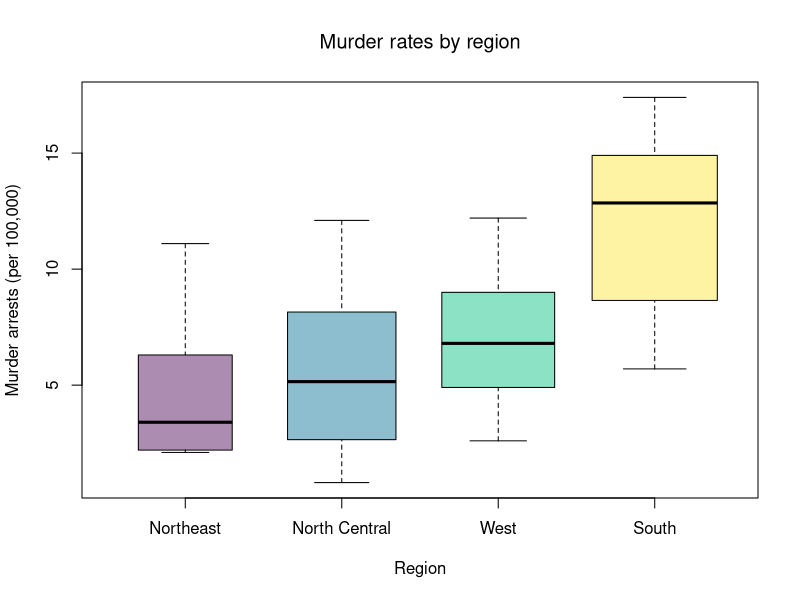
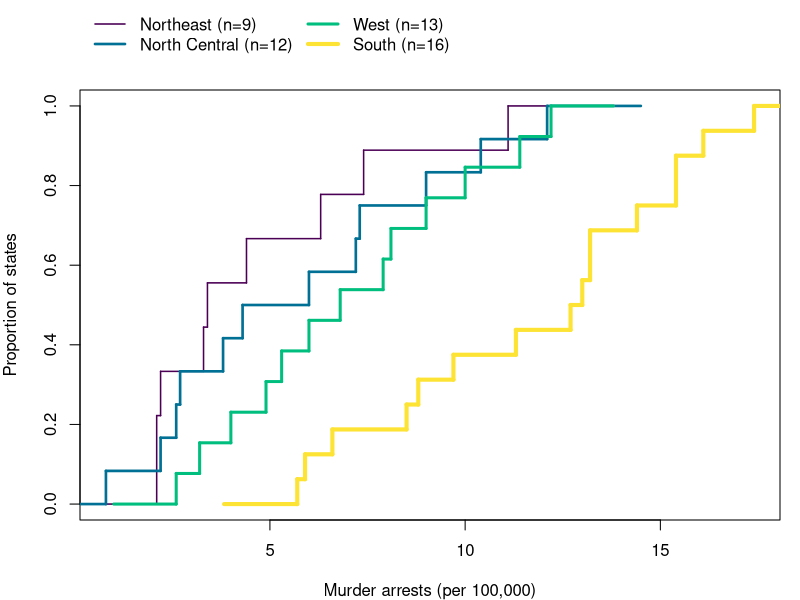
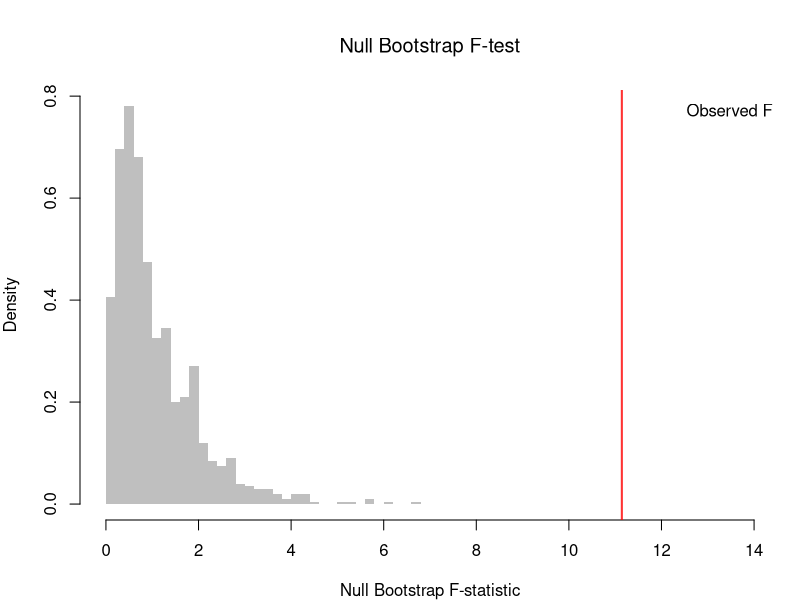

Write R code to recreate these figures, in order.
## ---- chunk 1
# Outcome: murder arrests per 100K, one value per state
y_hat <- USArrests[, 'Murder']
# Group: the four-level region factor, in the same state order as USArrests.
# Its levels are the values the categorical variable can take.
region <- state.region
levels(region)
table(region)
## ---- chunk 2
# Order regions by their median murder rate, lowest to highest
region_order <- names(sort(tapply(y_hat, region, median)))
region <- factor(region, levels=region_order)

# Visual summary: one boxplot per region, box width scaled to group size
boxplot(y_hat ~ region,
    col=hcl.colors(4, alpha=.45), varwidth=TRUE,
    ylab='Murder arrests (per 100,000)', xlab='Region', main=NA)
title('Murder rates by region', font.main=1)
## ---- chunk 3
# One ECDF per region, on the same axes (region is already ordered by median)
line_cols <- hcl.colors(4)
n_g <- table(region)
lwd_g <- 1.5 + 2.5 * (n_g - min(n_g)) / (max(n_g) - min(n_g))

par(mar=c(4, 4, 4.5, 1))
plot(NULL, xlim=range(y_hat), ylim=c(0, 1),
    xlab='Murder arrests (per 100,000)', ylab='Proportion of states', main=NA)
for (g in seq_along(levels(region))) {
    F_g_hat <- ecdf(y_hat[region == levels(region)[g]])
    plot(F_g_hat, add=TRUE, col=line_cols[g], lwd=lwd_g[g],
        verticals=TRUE, do.points=FALSE, col.01line=NA)
}
legend('topleft', inset=c(0, -.2), xpd=TRUE, ncol=2, bty='n',
    legend=paste0(levels(region), ' (n=', n_g, ')'), col=line_cols, lty=1, lwd=lwd_g)
## ---- chunk 4
# Group size, mean, and median of the murder rate by region
summary_fun <- function(y_hat) {
    out <- c(n=length(y_hat), mean=mean(y_hat), median=median(y_hat))
    return(out)
}
aggregate(y_hat ~ region, FUN=summary_fun)
## ---- chunk 5
# Fit ANOVA
fit_aov <- aov(y_hat ~ region)
fit_aov
## ---- chunk 6
# Data
y0_hat <- c(4, 5, 6, 8, 7, 9, 5, 6, 7)
g <- factor(c('A', 'A', 'A', 'B', 'B', 'B', 'C', 'C', 'C'))

# Verify by hand
n0 <- length(y0_hat)
G0 <- nlevels(g)

m_y_hat <- mean(y0_hat)
m_g_hat <- aggregate(y0_hat, list(g), mean)$x
n_g <- aggregate(y0_hat, list(g), length)$x

BSS <- sum(n_g * (m_g_hat - m_y_hat)^2)
WSS <- sum(aggregate(y0_hat, list(g), function(y_hat) sum((y_hat - mean(y_hat))^2))$x)
## ---- chunk 7
F_fun <- function(y_hat,g){
    m_y_hat <- mean(y_hat)
    m_g_hat <- aggregate(y_hat, list(g), mean)$x
    n_g <- aggregate(y_hat, list(g), length)$x

    BSS <- sum(n_g * (m_g_hat - m_y_hat)^2)
    WSS <- sum(aggregate(y_hat, list(g), function(y_hat) sum((y_hat - mean(y_hat))^2))$x)

    n <- length(y_hat)
    G <- nlevels(g)
    F_obs <- (BSS/(G-1)) / (WSS/(n-G))
}
F_obs <- F_fun(y_hat=y_hat, g=region)
F_obs
## ---- chunk 8
# Pairs bootstrap: resample group labels to break the Y--group pairing
n <- length(y_hat)

F_nullboot <- vector(length=999)
for( b in seq_along(F_nullboot)){
    idx <- sample(n, replace = TRUE)
    g_boot <- region[idx]
    F_b <- F_fun(y_hat=y_hat, g=g_boot)
    F_nullboot[b] <- F_b
}

# Bootstrap p-value
p_boot <- mean(F_nullboot >= F_obs)
p_boot

hist(F_nullboot, breaks = 40,
    col = grey(0.5, 0.5), border = NA,
    freq = FALSE, main = NA, xlab = 'Null Bootstrap F-statistic',
    xlim = c(0,14))
title('Null Bootstrap F-test', font.main = 1)
abline(v = F_obs, col = rgb(1, 0, 0, .8), lwd = 2)
legend('topright', legend = 'Observed F',
    col = rgb(1, 0, 0, .8), lwd =0, bty='n')
## ---- chunk 9
summary(fit_aov)

# Degrees of freedom for the regional data
n <- length(y_hat)
G <- nlevels(region)
p_param <- 1 - pf(F_obs, G-1, n-G)

 # Compare parametric and bootstrap p-values
cbind(F_obs, p_param, p_boot)
## ---- chunk 10
# Computation
summary(aov(y0_hat~g))

# Verify by hand (from Before)
Fstat <- (BSS/(G0-1)) / (WSS/(n0-G0))
pval  <- 1 - pf(Fstat, G0-1, n0-G0)
cbind(BSS, WSS, Fstat, pval)
## ---- chunk 11
kw <- kruskal.test(y_hat ~ region)
kw
## ---- chunk 12
y0_hat <- c(1,2,3, 4,5,6, 7,8,9)
g <- factor(rep(c('A','B','C'), each=3))
kruskal.test(y0_hat ~ g)
## ---- chunk 13
a0_hat <- c(1,3,5); b0_hat <- c(2,4,6)
wilcox.test(a0_hat, b0_hat)
## ---- chunk 14
pairwise.wilcox.test(y_hat, region, p.adjust.method='holm')
